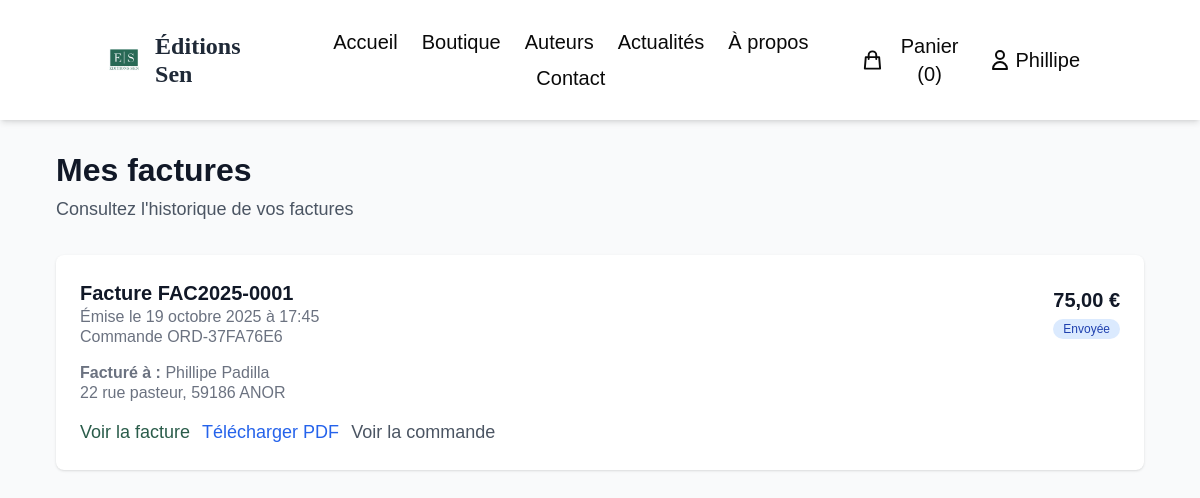
Page /boutique/factures/ (signed in) on the committed database.
### accounts/models.py (models this page shows, shortened)
class User(AbstractUser):
    phone = models.CharField(max_length=20, blank=True, verbose_name="Téléphone")
    birth_date = models.DateField(null=True, blank=True, verbose_name="Date de naissance")
    billing_address = models.TextField(blank=True, verbose_name="Adresse de facturation")
    billing_city = models.CharField(max_length=100, blank=True, verbose_name="Ville")
    billing_postal_code = models.CharField(max_length=10, blank=True, verbose_name="Code postal")
    billing_country = models.CharField(max_length=100, blank=True, default="France", verbose_name="Pays")
    shipping_address = models.TextField(blank=True, verbose_name="Adresse de livraison")
    shipping_city = models.CharField(max_length=100, blank=True, verbose_name="Ville de livraison")
    shipping_postal_code = models.CharField(max_length=10, blank=True, verbose_name="Code postal de livraison")
    shipping_country = models.CharField(max_length=100, blank=True, default="France", verbose_name="Pays de livraison")
    newsletter = models.BooleanField(default=True, verbose_name="Recevoir la newsletter")
    marketing = models.BooleanField(default=False, verbose_name="Recevoir les offres marketing")
    created_at = models.DateTimeField(auto_now_add=True, verbose_name="Date d'inscription")
    updated_at = models.DateTimeField(auto_now=True, verbose_name="Dernière modification")
    class Meta:
        verbose_name = "Utilisateur"
        verbose_name_plural = "Utilisateurs"

### shop/models.py (models this page shows, shortened)
class Invoice(models.Model):
    order = models.OneToOneField(
        Order,
        on_delete=models.CASCADE,
        related_name='invoice',
        verbose_name="Commande"
    )
    invoice_number = models.CharField(
        max_length=50,
        unique=True,
        verbose_name="Numéro de facture"
    )
    invoice_date = models.DateTimeField(
        auto_now_add=True,
        verbose_name="Date de facturation"
    )
    due_date = models.DateField(
        verbose_name="Date d'échéance"
    )
    status = models.CharField(
        max_length=20,
        choices=[
            ('draft', 'Brouillon'),
            ('sent', 'Envoyée'),
            ('paid', 'Payée'),
            ('overdue', 'En retard'),
            ('cancelled', 'Annulée'),
        ],
        default='sent',  # Par défaut, les factures sont envoyées
        verbose_name="Statut"
    )
    billing_name = models.CharField(
        max_length=200,
        verbose_name="Nom de facturation"
    )
    billing_address = models.TextField(
        verbose_name="Adresse de facturation"
    )
    billing_city = models.CharField(
        max_length=100,
        verbose_name="Ville"
    )
    billing_postal_code = models.CharField(
        max_length=20,
        verbose_name="Code postal"
    )
    billing_country = models.CharField(
        max_length=100,
        verbose_name="Pays"
    )
    subtotal = models.DecimalField(
        max_digits=10,
        decimal_places=2,
        verbose_name="Sous-total"
    )
    shipping_cost = models.DecimalField(
        max_digits=10,
        decimal_places=2,
        default=0.00,
        verbose_name="Frais de port"
    )
    total_amount = models.DecimalField(
        max_digits=10,
        decimal_places=2,
        verbose_name="Montant total"
    )
    created_at = models.DateTimeField(auto_now_add=True, verbose_name="Date de création")
    updated_at = models.DateTimeField(auto_now=True, verbose_name="Date de modification")
    class Meta:
        verbose_name = "Facture"
        verbose_name_plural = "Factures"
        ordering = ['-invoice_date']
    @property
    def is_overdue(self):
        return self.status != 'paid' and self.due_date < timezone.now().date()

class Order(models.Model):
    STATUS_CHOICES = [
        ('pending', 'En attente'),
        ('processing', 'En cours de traitement'),
        ('shipped', 'Expédiée'),
        ('delivered', 'Livrée'),
        ('cancelled', 'Annulée'),
        ('refunded', 'Remboursée'),
    ]
    PAYMENT_STATUS_CHOICES = [
        ('pending', 'En attente'),
        ('paid', 'Payée'),
        ('failed', 'Échouée'),
        ('refunded', 'Remboursée'),
    ]
    order_number = models.CharField(max_length=20, unique=True, verbose_name="Numéro de commande")
    user = models.ForeignKey('accounts.User', on_delete=models.CASCADE, related_name='orders', verbose_name="Utilisateur")
    status = models.CharField(max_length=20, choices=STATUS_CHOICES, default='pending', verbose_name="Statut")
    payment_status = models.CharField(max_length=20, choices=PAYMENT_STATUS_CHOICES, default='pending', verbose_name="Statut du paiement")
    shipping_first_name = models.CharField(max_length=50, verbose_name="Prénom")
    shipping_last_name = models.CharField(max_length=50, verbose_name="Nom")
    shipping_address = models.TextField(verbose_name="Adresse")
    shipping_city = models.CharField(max_length=100, verbose_name="Ville")
    shipping_postal_code = models.CharField(max_length=20, verbose_name="Code postal")
    shipping_country = models.CharField(max_length=100, default="France", verbose_name="Pays")
    shipping_phone = models.CharField(max_length=20, blank=True, verbose_name="Téléphone")
    billing_first_name = models.CharField(max_length=50, blank=True, verbose_name="Prénom facturation")
    billing_last_name = models.CharField(max_length=50, blank=True, verbose_name="Nom facturation")
    billing_address = models.TextField(blank=True, verbose_name="Adresse facturation")
    billing_city = models.CharField(max_length=100, blank=True, verbose_name="Ville facturation")
    billing_postal_code = models.CharField(max_length=20, blank=True, verbose_name="Code postal facturation")
    billing_country = models.CharField(max_length=100, default="France", verbose_name="Pays facturation")
    subtotal = models.DecimalField(max_digits=10, decimal_places=2, verbose_name="Sous-total")
    shipping_cost = models.DecimalField(max_digits=8, decimal_places=2, default=0, verbose_name="Frais de port")
    tax_amount = models.DecimalField(max_digits=8, decimal_places=2, default=0, verbose_name="Montant des taxes")
    total_amount = models.DecimalField(max_digits=10, decimal_places=2, verbose_name="Montant total")
    tracking_number = models.CharField(max_length=100, blank=True, verbose_name="Numéro de suivi")
    carrier = models.CharField(max_length=100, blank=True, verbose_name="Transporteur")
    estimated_delivery = models.DateField(null=True, blank=True, verbose_name="Date de livraison estimée")
    actual_delivery = models.DateField(null=True, blank=True, verbose_name="Date de livraison effective")
    processing_date = models.DateTimeField(null=True, blank=True, verbose_name="Date de traitement")
    shipped_date = models.DateTimeField(null=True, blank=True, verbose_name="Date d'expédition")
    delivered_date = models.DateTimeField(null=True, blank=True, verbose_name="Date de livraison")
    cancelled_date = models.DateTimeField(null=True, blank=True, verbose_name="Date d'annulation")
    created_at = models.DateTimeField(auto_now_add=True, verbose_name="Date de création")
    updated_at = models.DateTimeField(auto_now=True, verbose_name="Date de modification")
    notes = models.TextField(blank=True, verbose_name="Notes")
    admin_notes = models.TextField(blank=True, verbose_name="Notes administrateur")
    class Meta:
        verbose_name = "Commande"
        verbose_name_plural = "Commandes"
        ordering = ['-created_at']

### shop/views.py (the view)
# urls.py: path('factures/', views.invoice_list, name='invoice_list'),
@login_required
def invoice_list(request):
    if request.user.is_staff:
        invoices = Invoice.objects.all().order_by('-invoice_date')
    else:
        invoices = Invoice.objects.filter(order__user=request.user).order_by('-invoice_date')
    paginator = Paginator(invoices, 20)
    page_number = request.GET.get('page')
    page_obj = paginator.get_page(page_number)
    context = {
        'page_obj': page_obj,
        'invoices': page_obj,
    }
    return render(request, 'shop/invoice_list.html', context)

### shop/templates/shop/invoice_list.html (shortened to what this page needs)
{% extends 'base.html' %}
{% load static %}
{% block content %}
<div class="min-h-screen bg-gray-50 py-8">
    <div class="max-w-6xl mx-auto px-4 sm:px-6 lg:px-8">
        <div class="mb-8">
            <h1 class="text-3xl font-bold text-gray-900">Mes factures</h1>
            <p class="mt-2 text-gray-600">Consultez l'historique de vos factures</p>
        </div>
        {% if invoices %}
            <div class="space-y-6">
                {% for invoice in invoices %}
                    <div class="bg-white rounded-lg shadow hover:shadow-md transition-shadow">
                        <div class="p-6">
                            <div class="flex items-center justify-between mb-4">
                                <div>
                                    <h2 class="text-lg font-semibold text-gray-900">Facture {{ invoice.invoice_number }}</h2>
                                    <p class="text-sm text-gray-500">Émise le {{ invoice.invoice_date|date:"d F Y à H:i" }}</p>
                                    <p class="text-sm text-gray-500">Commande {{ invoice.order.order_number }}</p>
                                </div>
                                <div class="text-right">
                                    <p class="text-lg font-semibold text-gray-900">{{ invoice.total_amount|floatformat:2 }} €</p>
                                    <span class="inline-flex items-center px-2.5 py-0.5 rounded-full text-xs font-medium
                                        {% if invoice.status == 'draft' %}bg-gray-100 text-gray-800
                                        {% elif invoice.status == 'sent' %}bg-blue-100 text-blue-800
                                        {% elif invoice.status == 'paid' %}bg-green-100 text-green-800
                                        {% elif invoice.status == 'overdue' %}bg-red-100 text-red-800
                                        {% elif invoice.status == 'cancelled' %}bg-red-100 text-red-800
                                        {% else %}bg-gray-100 text-gray-800{% endif %}">
                                        {% if invoice.status == 'draft' %}Brouillon
                                        {% elif invoice.status == 'sent' %}Envoyée
                                        {% elif invoice.status == 'paid' %}Payée
                                        {% elif invoice.status == 'overdue' %}En retard
                                        {% elif invoice.status == 'cancelled' %}Annulée
                                        {% else %}{{ invoice.status|title }}{% endif %}
                                    </span>
                                </div>
                            </div>
                            <div class="mb-4">
                                <div class="text-sm text-gray-500">
                                    <p><strong>Facturé à :</strong> {{ invoice.billing_name }}</p>
                                    <p>{{ invoice.billing_address }}, {{ invoice.billing_postal_code }} {{ invoice.billing_city }}</p>
                                </div>
                            </div>
                            <div class="flex items-center justify-between">
                                <div class="flex space-x-3">
                                    <a href="{% url 'shop:invoice_detail' invoice.id %}"
                                       class="text-primary hover:text-secondary font-medium">
                                        Voir la facture
                                    </a>
                                    <a href="{% url 'shop:invoice_pdf' invoice.id %}"
                                       class="text-blue-600 hover:text-blue-800 font-medium">
                                        Télécharger PDF
                                    </a>
                                    <a href="{% url 'shop:order_detail' invoice.order.id %}"
                                       class="text-gray-600 hover:text-gray-800 font-medium">
                                        Voir la commande
                                    </a>
                                </div>
                            </div>
                        </div>
                    </div>
                {% endfor %}
            </div>
        {% endif %}
    </div>
</div>
{% endblock %}

### templates/header.html (shortened to what this page needs)
{% load static %}
<header class="bg-white shadow-md sticky top-0 z-50">
    <div class="container mx-auto px-4 py-6 flex flex-col md:flex-row justify-between items-center">
        <a href="{% url 'home:index' %}" class="mb-4 md:mb-0">
            <div class="flex items-center">
                <div class="h-10 w-10 rounded-full overflow-hidden mr-3">
                    <img src="{% static 'logo.jpg' %}" alt="Éditions Sen Logo" class="w-full h-full object-cover">
                </div>
                <span class="text-xl font-serif font-bold">Éditions Sen</span>
            </div>
        </a>
        <nav class="flex flex-wrap justify-center items-center">
            <a href="{% url 'home:index' %}" class="mx-3 my-1 text-dark hover:text-primary transition-colors text-lg">Accueil</a>
            <a href="{% url 'shop:book_list' %}" class="mx-3 my-1 text-dark hover:text-primary transition-colors text-lg">Boutique</a>
            <a href="{% url 'author:author_list' %}" class="mx-3 my-1 text-dark hover:text-primary transition-colors text-lg">Auteurs</a>
            <a href="{% url 'news:article_list' %}" class="mx-3 my-1 text-dark hover:text-primary transition-colors text-lg">Actualités</a>
            <a href="{% url 'home:a_propos' %}" class="mx-3 my-1 text-dark hover:text-primary transition-colors text-lg">À propos</a>
            <a href="{% url 'home:contact' %}" class="mx-3 my-1 text-dark hover:text-primary transition-colors text-lg">Contact</a>
        </nav>
        <div class="flex items-center mt-4 md:mt-0">
            <div class="relative mr-4 group">
                <button class="flex items-center text-dark hover:text-primary transition-colors" id="cart-button">
                    <svg xmlns="http://www.w3.org/2000/svg" class="h-6 w-6" fill="none" viewBox="0 0 24 24" stroke="currentColor">
                        <path stroke-linecap="round" stroke-linejoin="round" stroke-width="2" d="M16 11V7a4 4 0 00-8 0v4M5 9h14l1 12H4L5 9z" />
                    </svg>
                    <span class="ml-1 text-lg" id="cart-count">Panier (0)</span>
                </button>
            </div>
            {% if user.is_authenticated %}
                <div class="relative mr-4 group">
                    <button class="flex items-center text-dark hover:text-primary transition-colors">
                        <svg xmlns="http://www.w3.org/2000/svg" class="h-6 w-6" fill="none" viewBox="0 0 24 24" stroke="currentColor">
                            <path stroke-linecap="round" stroke-linejoin="round" stroke-width="2" d="M16 7a4 4 0 11-8 0 4 4 0 018 0zM12 14a7 7 0 00-7 7h14a7 7 0 00-7-7z" />
                        </svg>
                        <span class="ml-1 text-lg">{{ user.first_name|default:user.username }}</span>
                    </button>
                </div>
            {% endif %}
        </div>
    </div>
</header>

### templates/base.html (style rules this page uses)
body { font-size: 18px; line-height: 1.6; }
.text-sm { font-size: 16px !important; }
.text-lg { font-size: 20px !important; }
.text-xl { font-size: 24px !important; }
.text-3xl { font-size: 32px !important; }

### rows in the picture
User: first_name "Phillipe"
Invoice: invoice_number "FAC2025-0001", invoice_date "19 octobre 2025 à 17:45", order.order_number "ORD-37FA76E6", total_amount "75,00", status "Envoyée", billing_name "Phillipe Padilla", billing_address "22 rue pasteur", billing_postal_code "59186", billing_city "ANOR"
